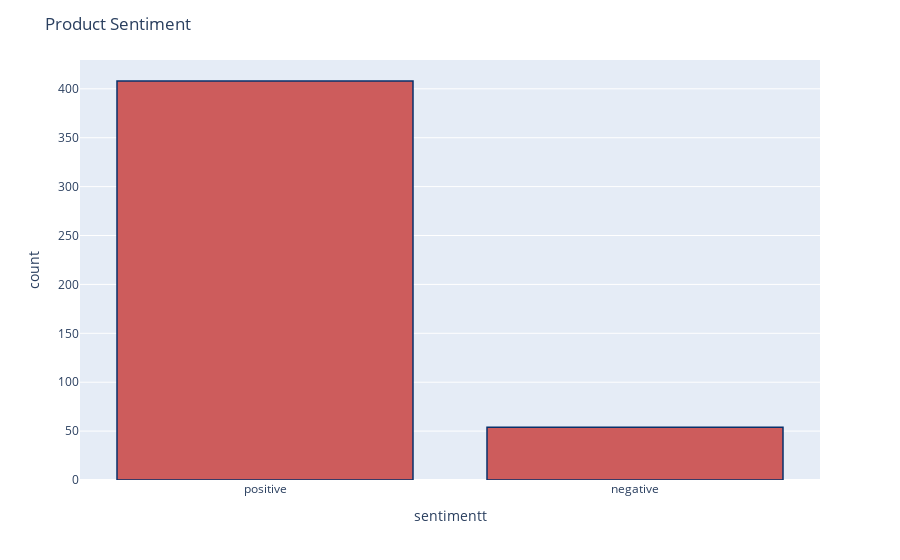

Source (notebook cell):
### Code cell
df['sentimentt'] = df['sentiment'].replace({-1 : 'negative'})
df['sentimentt'] = df['sentimentt'].replace({1 : 'positive'})
fig = px.histogram(df, x="sentimentt")
fig.update_traces(marker_color="indianred",marker_line_color='rgb(8,48,107)',
                  marker_line_width=1.5)
fig.update_layout(title_text='Product Sentiment')
fig.show()

### Figure 1 — Plotly figure (JSON) as saved in the notebook; plotly's stock layout.template omitted (floating-point values rounded to 4 significant figures; data arrays with more than 128 entries replaced by an {"elided": "..."} marker saying what was removed)
{"data": [{"alignmentgroup": "True", "bingroup": "x", "hovertemplate": "sentimentt=%{x}<br>count=%{y}<extra></extra>", "legendgroup": "", "marker": {"color": "indianred", "line": {"color": "rgb(8,48,107)", "width": 1.5}, "pattern": {"shape": ""}}, "name": "", "offsetgroup": "", "orientation": "v", "showlegend": false, "type": "histogram", "x": {"elided": "462 str values"}, "xaxis": "x", "yaxis": "y"}], "layout": {"barmode": "relative", "legend": {"tracegroupgap": 0}, "margin": {"t": 60}, "title": {"text": "Product Sentiment"}, "xaxis": {"anchor": "y", "domain": [0, 1], "title": {"text": "sentimentt"}}, "yaxis": {"anchor": "x", "domain": [0, 1], "title": {"text": "count"}}}}
